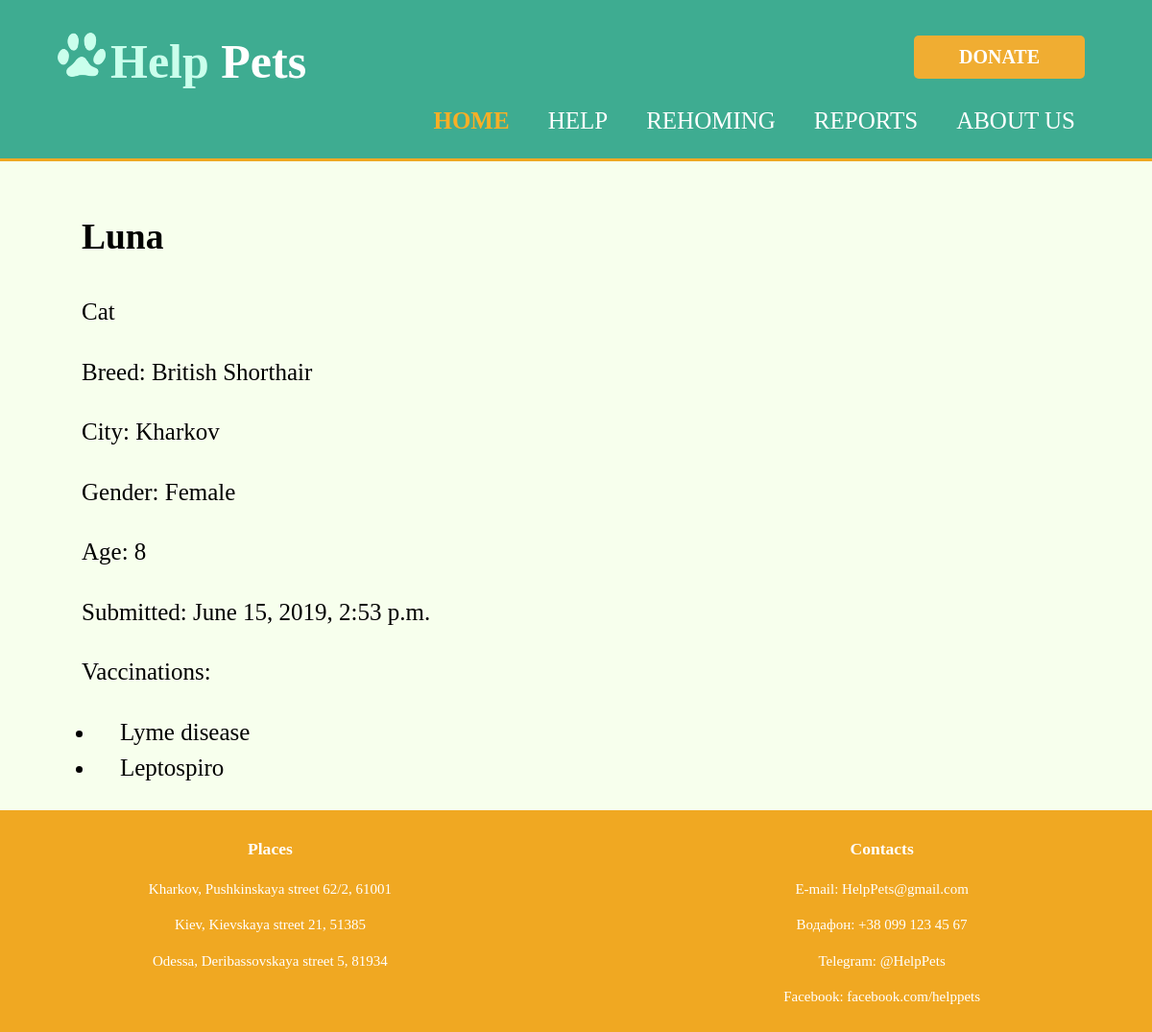
Page /adoption/4/ on the committed database.
### CharityApp/models.py (models this page shows, shortened)
class Pet(models.Model):
    CITY_CHOICES = [("Kh", "Kharkov"), ("Ki", "Kiev"), ("Od", "Odessa")]
    SEX_CHOICES = [("F", "Female"), ("M", "Male")]
    name = models.CharField(max_length = 100)
    species = models.CharField(max_length = 30)
    breed = models.CharField(max_length = 30, blank = True)
    sex = models.CharField(choices = SEX_CHOICES, max_length = 1)
    age = models.IntegerField(null = True)
    city = models.CharField(choices = CITY_CHOICES, max_length = 2)
    submission_date = models.DateTimeField()
    vaccinations = models.ManyToManyField('Vaccine', blank = True)

class Vaccine(models.Model):
    name = models.CharField(max_length = 50)

### CharityApp/views.py (the view)
# urls.py: url(r'^adoption/(\d+)/', views.pet_detail, name='pet_detail'),
def pet_detail(request, id):
    try:
        pet = Pet.objects.get(id=id)
    except Pet.DoesNotExist:
        raise Http404('Pet not found')
    return render(request, 'pet_detail.html', {'pet': pet})

### CharityApp/templates/pet_detail.html
{% extends "layout.html" %}
{% block content %}
<div class="FundInfo">
    <div class="container">
        <h2> {{ pet.name|capfirst }} </h2>
        <p> {{pet.species}}</p>
        {% if pet.breed %}
        <p> Breed: {{pet.breed}}</p>
        {% endif %}
        <p> City: {{pet.get_city_display }}</p>
        <p>Gender: {{pet.get_sex_display }}</p>
        {% if pet.age %}
        <p>Age: {{pet.age }}</p>
        {% endif %}
        <p>Submitted: {{pet.submission_date}}</p>
        {% if pet.vaccinations.all %}
        <p> Vaccinations:</p>
        <ul>
            {% for vaccination in pet.vaccinations.all %}
            <li> {{vaccination.name}} </li>
            {% endfor %}
        </ul>
        {% endif %}
    </div>
</div>
{% endblock content %}

### static/style.css (style rules this page uses)
body { font-family:"Trebuchet MS"; margin:0; padding:0; font-size: 15px; line-height: 1.5; background: #F7FFED; }
.container { width:80%; margin:auto; padding:0; overflow:hidden; }
@media only screen and (min-width: 320px) { .container { width: 90%; } }
.FundInfo { font-size:25px; text-indent: 25px; margin: 20px 0 0px 0; }

### rows in the picture
Pet: name "Luna", species "Cat", breed "British Shorthair", city "Kharkov", sex "Female", age "8", submission_date "June 15, 2019, 2:53 p.m."
Vaccine: name "Lyme disease"
Vaccine: name "Leptospiro"
